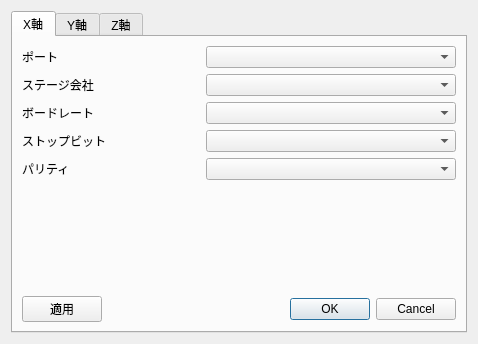
<?xml version="1.0" encoding="UTF-8"?>
<ui version="4.0">
 <class>StageSettingDialog</class>
 <widget class="QDialog" name="StageSettingDialog">
  <property name="geometry">
   <rect>
    <x>0</x>
    <y>0</y>
    <width>478</width>
    <height>344</height>
   </rect>
  </property>
  <property name="windowTitle">
   <string>Dialog</string>
  </property>
  <layout class="QGridLayout" name="gridLayout_2">
   <item row="0" column="0">
    <widget class="QTabWidget" name="tabWidget">
     <property name="currentIndex">
      <number>0</number>
     </property>
     <widget class="QWidget" name="connectionTab">
      <attribute name="title">
       <string>X軸</string>
      </attribute>
      <layout class="QGridLayout" name="gridLayout">
       <item row="0" column="0">
        <layout class="QVBoxLayout" name="verticalLayout">
         <item>
          <layout class="QHBoxLayout" name="horizontalLayout">
           <item>
            <widget class="QLabel" name="label">
             <property name="minimumSize">
              <size>
               <width>100</width>
               <height>0</height>
              </size>
             </property>
             <property name="text">
              <string>ポート</string>
             </property>
            </widget>
           </item>
           <item>
            <widget class="QComboBox" name="portComboBox">
             <property name="minimumSize">
              <size>
               <width>250</width>
               <height>0</height>
              </size>
             </property>
            </widget>
           </item>
          </layout>
         </item>
         <item>
          <layout class="QHBoxLayout" name="horizontalLayout_6">
           <item>
            <widget class="QLabel" name="label_5">
             <property name="minimumSize">
              <size>
               <width>100</width>
               <height>0</height>
              </size>
             </property>
             <property name="text">
              <string>ステージ会社</string>
             </property>
            </widget>
           </item>
           <item>
            <widget class="QComboBox" name="campanyComboBox">
             <property name="minimumSize">
              <size>
               <width>250</width>
               <height>0</height>
              </size>
             </property>
            </widget>
           </item>
          </layout>
         </item>
         <item>
          <layout class="QHBoxLayout" name="horizontalLayout_2">
           <item>
            <widget class="QLabel" name="label_2">
             <property name="minimumSize">
              <size>
               <width>100</width>
               <height>0</height>
              </size>
             </property>
             <property name="text">
              <string>ボードレート</string>
             </property>
            </widget>
           </item>
           <item>
            <widget class="QComboBox" name="baudrateComboBox">
             <property name="minimumSize">
              <size>
               <width>250</width>
               <height>0</height>
              </size>
             </property>
            </widget>
           </item>
          </layout>
         </item>
         <item>
          <layout class="QHBoxLayout" name="horizontalLayout_3">
           <item>
            <widget class="QLabel" name="label_3">
             <property name="minimumSize">
              <size>
               <width>100</width>
               <height>0</height>
              </size>
             </property>
             <property name="text">
              <string>ストップビット</string>
             </property>
            </widget>
           </item>
           <item>
            <widget class="QComboBox" name="stopbitComboBox">
             <property name="minimumSize">
              <size>
               <width>250</width>
               <height>0</height>
              </size>
             </property>
            </widget>
           </item>
          </layout>
         </item>
         <item>
          <layout class="QHBoxLayout" name="horizontalLayout_4">
           <item>
            <widget class="QLabel" name="label_4">
             <property name="minimumSize">
              <size>
               <width>100</width>
               <height>0</height>
              </size>
             </property>
             <property name="text">
              <string>パリティ</string>
             </property>
            </widget>
           </item>
           <item>
            <widget class="QComboBox" name="parityComboBox">
             <property name="minimumSize">
              <size>
               <width>250</width>
               <height>0</height>
              </size>
             </property>
            </widget>
           </item>
          </layout>
         </item>
         <item>
          <spacer name="verticalSpacer">
           <property name="orientation">
            <enum>Qt::Vertical</enum>
           </property>
           <property name="sizeHint" stdset="0">
            <size>
             <width>20</width>
             <height>58</height>
            </size>
           </property>
          </spacer>
         </item>
         <item>
          <layout class="QHBoxLayout" name="horizontalLayout_5">
           <item>
            <widget class="QPushButton" name="pushButton">
             <property name="text">
              <string>適用</string>
             </property>
            </widget>
           </item>
           <item>
            <spacer name="horizontalSpacer">
             <property name="orientation">
              <enum>Qt::Horizontal</enum>
             </property>
             <property name="sizeHint" stdset="0">
              <size>
               <width>40</width>
               <height>20</height>
              </size>
             </property>
            </spacer>
           </item>
           <item>
            <widget class="QDialogButtonBox" name="buttonBox">
             <property name="standardButtons">
              <set>QDialogButtonBox::Cancel|QDialogButtonBox::Ok</set>
             </property>
            </widget>
           </item>
          </layout>
         </item>
        </layout>
       </item>
      </layout>
     </widget>
     <widget class="QWidget" name="tab_2">
      <attribute name="title">
       <string>Y軸</string>
      </attribute>
     </widget>
     <widget class="QWidget" name="tab">
      <attribute name="title">
       <string>Z軸</string>
      </attribute>
     </widget>
    </widget>
   </item>
  </layout>
 </widget>
 <resources/>
 <connections/>
</ui>
